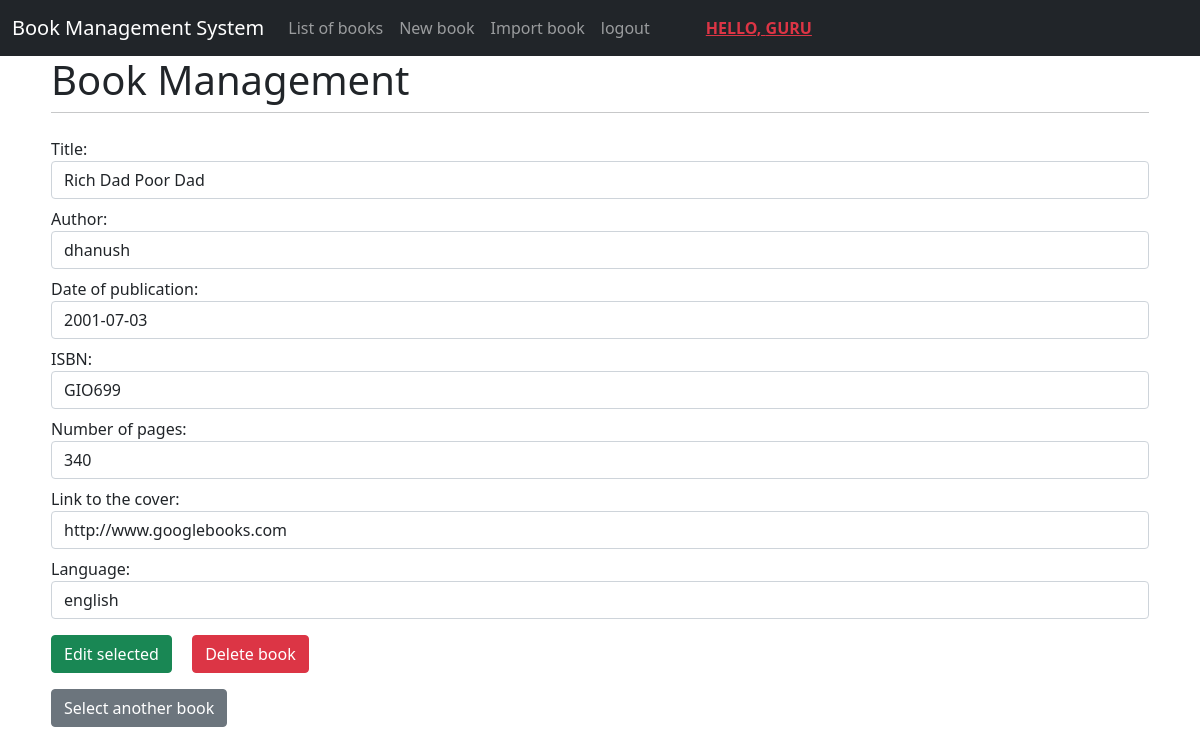
/edit/18/ (signed in), run on the app's committed database.
### main/models.py (models this page shows, shortened)
class Books(models.Model):
    title = models.CharField(max_length=200)
    author = models.CharField(max_length=200)
    publication_date = models.DateField()
    isbn = models.CharField(max_length=30)
    page_count = models.IntegerField()
    front_page_link = models.URLField()
    language = models.CharField(max_length=40)

### main/views.py (the view)
# urls.py: path("edit/<int:item_id>/", views.edit, name="edit"),
def edit(request, item_id):
    if request.method == "POST":
        form = BookHandler(request.POST)
        if form.is_valid():
            title_var = form.cleaned_data["title"]
            author_var = form.cleaned_data["author"]
            publication_date_var = form.cleaned_data["publication_date"]
            isbn_var = form.cleaned_data["isbn"]
            page_count_var = form.cleaned_data["page_count"]
            front_page_link_var = form.cleaned_data["front_page_link"]
            language_var = form.cleaned_data["language"]
            if request.POST.get("create_new"):
                book = Books(
                    title=title_var,
                    author=author_var,
                    publication_date=publication_date_var,
                    isbn=isbn_var,
                    page_count=page_count_var,
                    front_page_link=front_page_link_var,
                    language=language_var,
                )
                book.save()
                messages.success(request, "Success! New book added!")
            elif request.POST.get("change_book"):
                book = Books(
                    id=item_id,
                    title=title_var,
                    author=author_var,
                    publication_date=publication_date_var,
                    isbn=isbn_var,
                    page_count=page_count_var,
                    front_page_link=front_page_link_var,
                    language=language_var,
                )
                book.save()
                messages.success(request, "Book changed successfully!")
            elif request.POST.get("delete_book"):
                book = Books.objects.get(id=item_id)
                book.delete()
                messages.success(request, "Book deleted successfully!")
                item_id = 0
            return HttpResponseRedirect("/edit/{}/".format(item_id))  # valid
        for errors in form.errors.values():  # validation error messages
            for error in errors:
                if error == "au_short":
                    messages.error(request, "Author's name is too short!")
                elif error == "pc_small":
                    messages.error(request, "The number of pages is too small!")
        return HttpResponseRedirect("/edit/{}/".format(item_id))  # not valid
    else:
        if item_id == 0:
            form = BookHandler()
        else:
            book = Books.objects.get(id=item_id)
            form = BookHandler(
                initial={
                    "title": book.title,
                    "author": book.author,
                    "publication_date": book.publication_date,
                    "isbn": book.isbn,
                    "page_count": book.page_count,
                    "front_page_link": book.front_page_link,
                    "language": book.language,
                }
            )
        return render(request, "main/edit.html", {"form": form, "item_id": item_id})

### main/templates/main/edit.html (shortened to what this page needs)
{% extends 'main/base.html' %}
{% block view_header %}
<h1>Book Management</h1>
{% endblock %}
{% block content %}
<form method="post" action="/edit/{{item_id}}/" class="form-group">
    <div class="form-group">
        {{form}}
    </div>
    {% if item_id == 0 %}
        <button type="submit", name="create_new", value="create_new" class="btn btn-success">Add new book</button>
    {% else %}
        <button type="submit", name="change_book", value="change_book" class="btn btn-success">Edit selected </button>
        <button type="submit", name="delete_book", value="delete_book" class="btn btn-danger ms-3">Delete book</button>
    {% endif %}
</form>
<form method="get" action="/list_of_books/"><button type="submit", class="btn btn-secondary mt-3">Select another book</button></form>
{% endblock %}

### main/templates/main/base.html (shortened to what this page needs)
<!doctype html>
<html>
<head>
    <link href="https://cdn.jsdelivr.net/npm/bootstrap@5.1.3/dist/css/bootstrap.min.css" rel="stylesheet"
>
</head>
<body>
    <nav class="navbar navbar-expand-lg navbar-dark bg-dark">
        <div class="container-fluid">
            <a class="navbar-brand" href="/list_of_books">Book Management System</a>
            <div class="collapse navbar-collapse" id="navbarNavAltMarkup">
                <div class="navbar-nav">
                    <a class="nav-link" href="/list_of_books">List of books</a>
                    <a class="nav-link" href="/edit/0">New book</a>
                    <a class="nav-link" href="/import_books">Import book</a>
                    {% if user.is_authenticated %}
              <a href="/logout" class="nav-item nav-link">logout</a>
              <a href="" class="text-uppercase ms-lg-5 mt-auto mb-auto fw-bold text-danger">Hello, {{user.username}}</a>
              {% else %}
              <a href="register" class="nav-item nav-link">Register</a>
              <a href="login" class="nav-item nav-link">Login</a>
              {% endif %}
                </div>
            </div>
        </div>
    </nav>
    <div id="content" , name="content" , class="main">
        <div class="row justify-content-center">
            <div class="col-11">
                {% block view_header %}
                {% endblock %}
                <hr class="mt-0 mb-4">
                {% block content %}
                {% endblock %}
            </div>
        </div>
    </div>
</body>
</html>

### data on the page
Books: title "Rich Dad Poor Dad", author "dhanush", publication_date "2001-07-03", isbn "GIO699", page_count "340", front_page_link "http://www.googlebooks.com", language "english"

### other printed values
{{ user.username }} "GURU"
